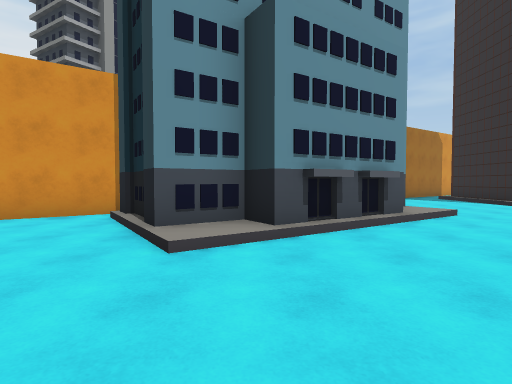
view 1 (above)

13 first-person views from a walk through a scene from a Unity 3-D project. The camera is 1.4 m above the floor, tilts 2° down and sees 80° across. The floor is counted in squares, 2 m on a side. Each view is taken from the middle of a square. On the plan, view 1 faces up. The plan holds only what a view shows up to about 10 squares ahead; the rest is blank. The place goes on beyond the plan. The player is left out.

view 2
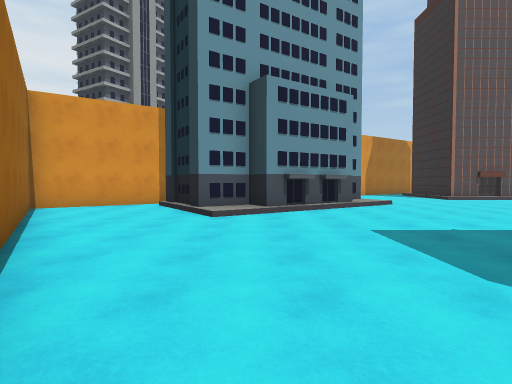

view 3
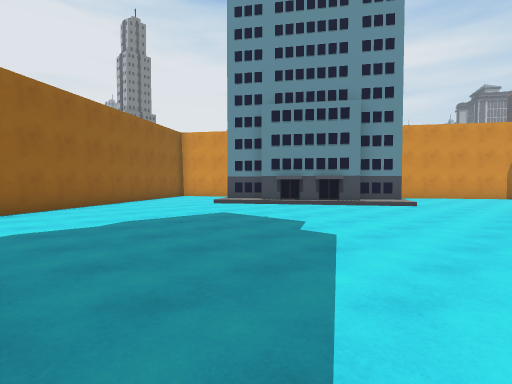

view 4
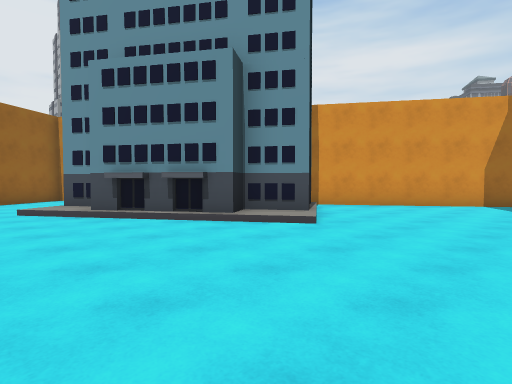

view 5
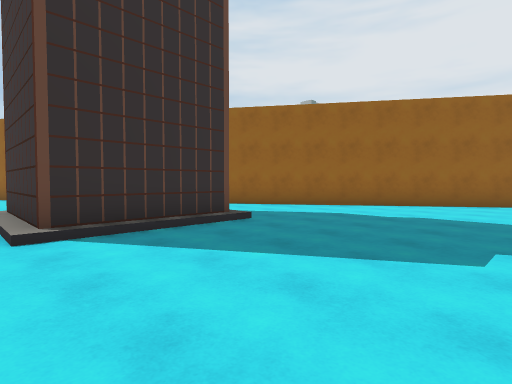

view 6
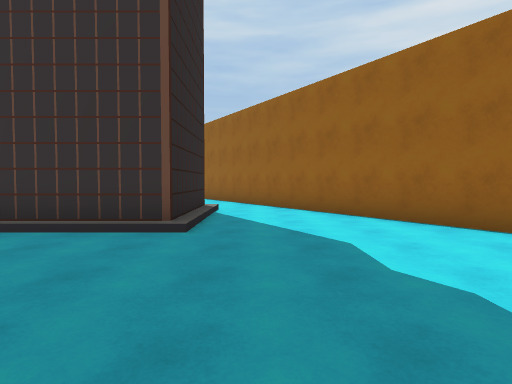

view 7
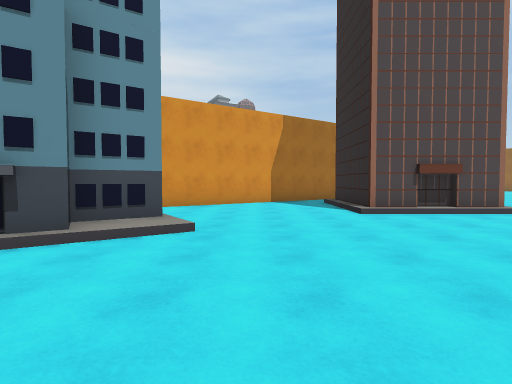

view 8
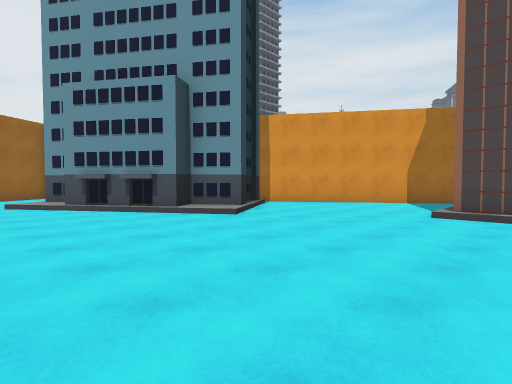

view 9
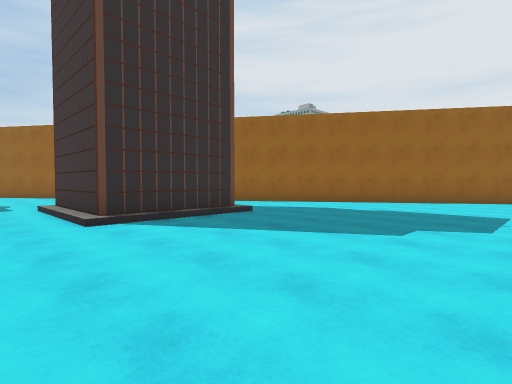

view 10
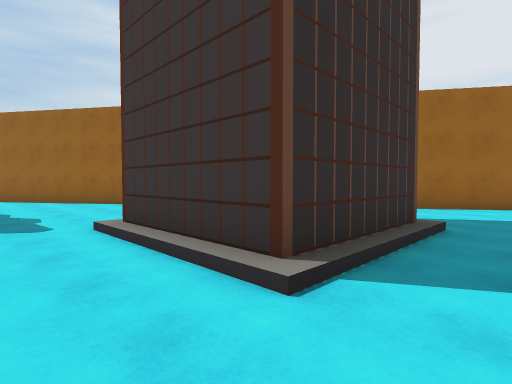

view 11
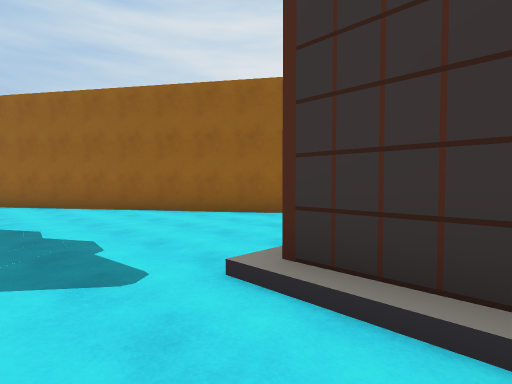

view 12
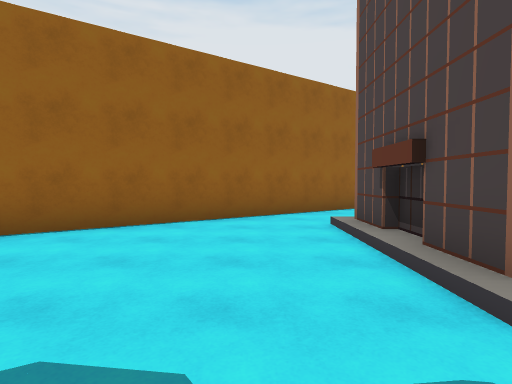

view 13
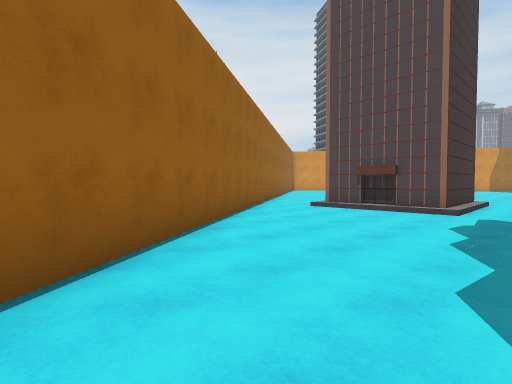

### Floor plan
Key: @ floor where view 1 was taken; # wall or solid block; . main floor; : floor 0.25 m higher than the main floor; / step, stairs or slope.
Columns run from 6 left of view 1 to 9 right of it. Each row starts with its distance up from view 1.
 13            ##
 12          ###..#
 11         ##....#
 10         #.....#
  9         #.....##
  8         #/......
  7   ###   ##/.....
  6  ##.#   #:/.....
  5 ##..#####.......
  4  #...###........
  3  #..............
  2  ##.............
  1   ##............
  0    #..@.........
 -1    ##...........
 -2     ##..........
 -3      #....////..
 -4      ##.../###..
 -5       ##../###..
 -6        #../###..
 -7        ##.......
 -8         ##......
 -9          #......
-10          ##.....
-11           ##....
-12            #....
-13            ##../
-14             ##./
-15              #.
-16              ##

Positions as (right, up) in squares from view 1, and headings:
1: (0, 0), facing up
2: (0, -3), facing up
3: (7, -3), facing up-left
4: (7, 2), facing up-left
5: (8, 1), facing down-left
6: (3, 1), facing down
7: (5, 2), facing up
8: (9, 2), facing up-left
9: (9, 2), facing down-left
10: (9, -2), facing down-left
11: (9, -5), facing down-left
12: (9, -8), facing left
13: (9, -14), facing up-left
